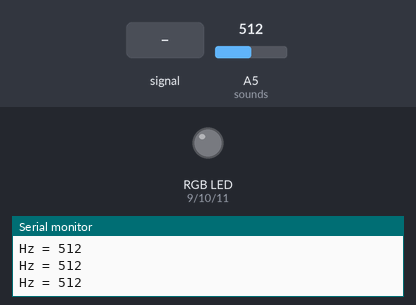
Simulated run of this sketch. Board: Arduino Uno, built with avr-gcc and run on an emulated ATmega328P. On the bench: an RGB LED mixed from three pins (HIGH = lit), the last lines printed to the serial monitor. Inputs (shaded band) come from the test bench; at power-on: A5 (sounds) = 512. Dim RGB values are drawn brighter than linear.

Above: at 1.2 s.
1.3 s: A5 (sounds) fed a 200 Hz sine of ±460 counts around its level
At 3.6 s:
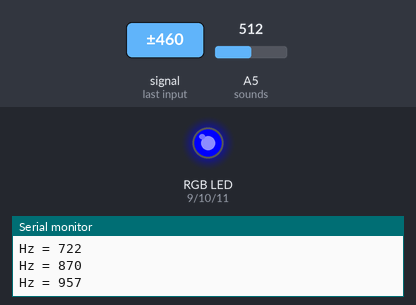
4.1 s: A5 (sounds) set to 275
At 5.1 s:
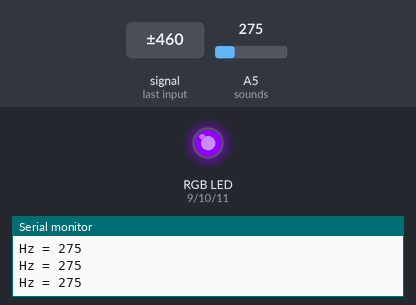
5.9 s: A5 (sounds) fed a 1000 Hz sine of ±255 counts around its level
At 6.8 s:
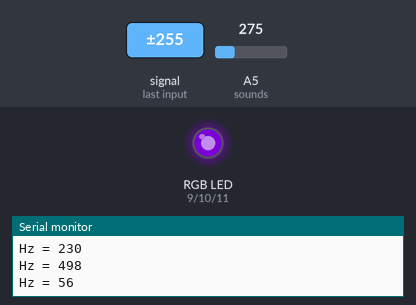
8.9 s: A5 (sounds) set to 161
10.7 s: A5 (sounds) fed a 200 Hz sine of ±81 counts around its level
At 11.21 s:
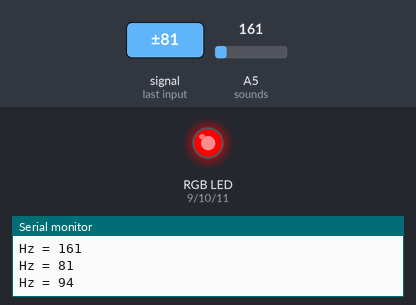
13.7 s: A5 (sounds) set to 142
Timing chart, 0 to 16.5 s (numbered marks = the images above; inputs shaded):
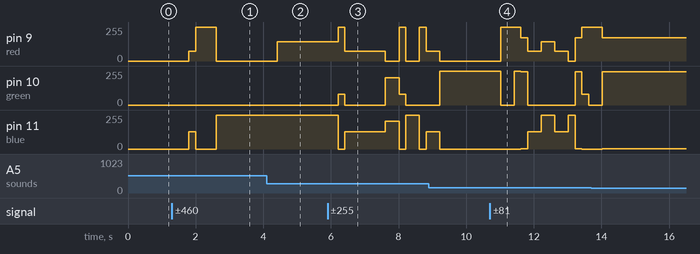

Measured:
- after the input at 1.3 s, pin 9 (red): 0/255 → 75/255 after 0.50 s, → 255/255 0.20 s later, → 0/255 0.60 s later; pin 11 (blue): 0/255 → 130/255 after 0.50 s, → 0/255 0.20 s later, → 255/255 0.60 s later
- after the input at 4.1 s, pin 10 (green): stays 0/255 (without the input it goes to 255/255 after 1.5 s); pin 11 (blue): stays 255/255 (without the input it goes to 130/255 after 0.71 s)
- after the input at 5.9 s, pin 9 (red): 143/255 → 255/255 after 0.31 s, → 75/255 0.20 s later, → 0/255 1.2 s later, → 255/255 0.40 s later, … (7 changes in this stretch); pin 10 (green): 0/255 → 80/255 after 0.31 s, → 0/255 0.20 s later, → 206/255 1.2 s later, → 80/255 0.40 s later, … (5 changes in this stretch)
- after the input at 10.7 s, pin 9 (red): 0/255 → 255/255 after 0.32 s, → 173/255 0.60 s later, → 75/255 0.20 s later, → 143/255 0.40 s later, … (8 changes in this stretch); pin 10 (green): 255/255 → 0/255 after 0.32 s, → 255/255 0.40 s later, → 248/255 0.20 s later, → 0/255 0.20 s later, … (7 changes in this stretch)

The sketch:

colors_and_sounds.ino
```cpp
int red = 9;        //red LED
int green = 10;     //green LED
int blue = 11;      //blue LED
int sounds = A5;     //sound sensor


void setup() {
  pinMode(red, OUTPUT);
  pinMode(green, OUTPUT);
  pinMode(blue, OUTPUT);
  pinMode(sounds, INPUT_PULLUP);
  Serial.begin(9600);
}


void rgbcolor(int redv, int greenv, int bluev) {   //RGB color
  analogWrite(red, redv);
  analogWrite(green, greenv);
  analogWrite(blue, bluev);
}


void loop() {
  int soundsv = analogRead(sounds);
  Serial.print("Hz = ");
  Serial.println(soundsv);
  delay(200);
  if ((soundsv >= 81) & (soundsv <= 97)) {   //red
    rgbcolor(255, 0, 0);
  }
  if ((soundsv >= 98) & (soundsv <= 112)) {   //orange
     rgbcolor(255, 80, 0);
  }
  if ((soundsv >= 113) & (soundsv <= 129)) {   //yellow
    rgbcolor(255, 255, 0);
  }
  if ((soundsv >= 130) & (soundsv <= 152)) {  //lemon
    rgbcolor(173, 248, 2);
  }
  if ((soundsv >= 153) & (soundsv <= 161)) {  //green
    rgbcolor(0, 255, 0);
  }
  if ((soundsv >= 162) & (soundsv <= 170)) {  //turquoise
    rgbcolor(0, 206, 209);
  }
  if ((soundsv >= 171) & (soundsv <= 181)) {  //blue
    rgbcolor(0, 0, 255);
  }
   if ((soundsv >= 182) & (soundsv <= 236)) {  //indigo
    rgbcolor(75, 0, 130);
  }
  if ((soundsv >= 237) & (soundsv <= 285)) {  //violet
    rgbcolor(143, 0, 255);
  }
}
```
